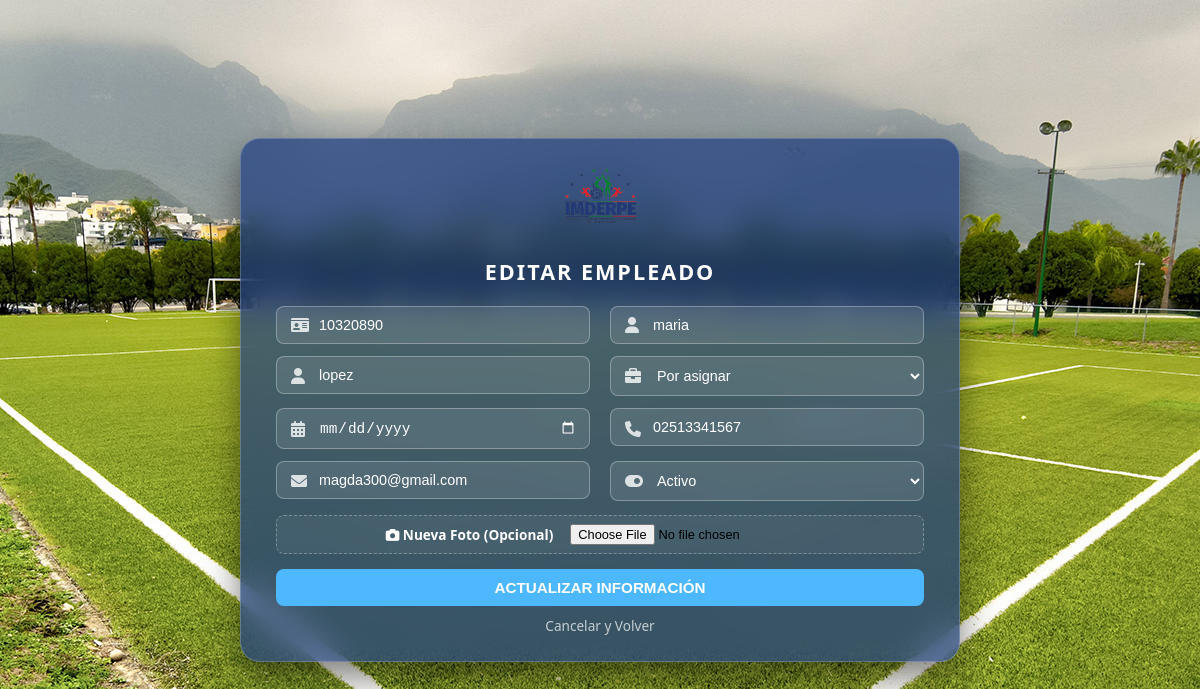
The page /vista/editar_empleado.php?id=1 on the database as committed earlier.
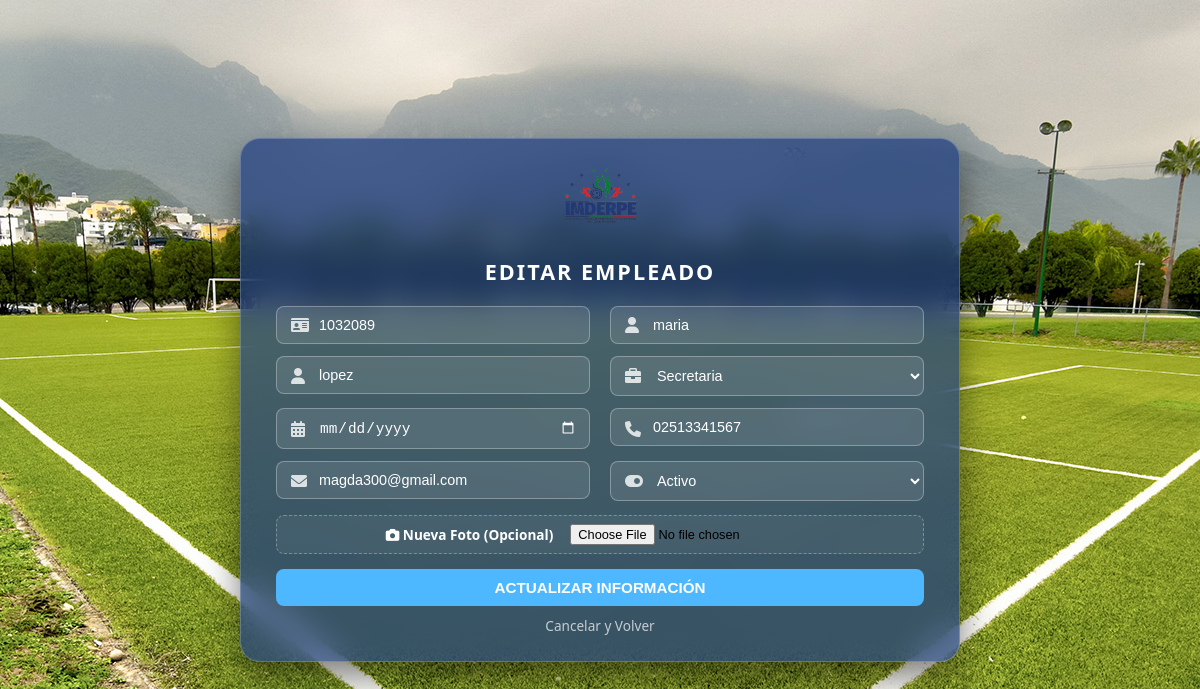
The same page on the database as committed later.
### tables this page shows
CREATE TABLE `empleados` (
  `id` int(11) NOT NULL,
  `cedula` varchar(8) NOT NULL,
  `nombre` varchar(100) NOT NULL,
  `apellido` varchar(100) NOT NULL,
  `foto` varchar(255) NOT NULL DEFAULT 'defaultavatar.png',
  `cargo` enum('Por asignar','Presidente','Administrador','Jefe de Planificación','Jefe de la Oficina de la OAC','Promotor Deportivo','Médica','Supervisor Deportivo','Asistente Administrativo','Secretaria','Entrenador Deportivo','Analista de RRHH','Obrero Fijo','Obrero Contratado') NOT NULL DEFAULT 'Por asignar',
  `telefono` varchar(20) NOT NULL,
  `correo` varchar(100) NOT NULL,
  `estado` enum('activo','inactivo') NOT NULL,
  `fecha_ingreso` date DEFAULT NULL
);

### vista/editar_empleado.php (the view, shortened to what this page needs)
<?php
require_once '../controlador/conexion.php';
if (isset($_GET['id'])) {
    $id = intval($_GET['id']);
    $sql = "SELECT * FROM empleados WHERE id = $id";
    $resultado = $conexion->query($sql);
    $empleado = $resultado->fetch_assoc();
} else {
    header("Location: ver_empleados.php");
    exit();
}
?>
<!DOCTYPE html>
<html lang="es">
<head>
    <link rel="stylesheet" href="../estilo/style7.css">
    <link rel="stylesheet" href="https://cdnjs.cloudflare.com/ajax/libs/font-awesome/6.0.0/css/all.min.css">
</head>
<body>
    <div class="login-container">
        <form action="../controlador/controlador_editar_empleado.php" method="POST" enctype="multipart/form-data" class="glass-form">
            <div class="logo-container">
                <img src="../estilo/logo.png" alt="Logo IMDERPE" class="logo-form">
            </div>
            <h2 class="form-title">Editar Empleado</h2>
            <div class="form-grid">
                <div class="input-group">
                    <i class="fas fa-id-card"></i>
                    <input type="text" name="cedula" value="<?php echo htmlspecialchars($empleado['cedula']); ?>" placeholder="Cédula de Identidad" required>
                </div>
                <div class="input-group">
                    <i class="fas fa-user"></i>
                    <input type="text" name="nombre" value="<?php echo htmlspecialchars($empleado['nombre']); ?>" placeholder="Nombres" required>
                </div>
                <div class="input-group">
                    <i class="fas fa-user"></i>
                    <input type="text" name="apellido" value="<?php echo htmlspecialchars($empleado['apellido']); ?>" placeholder="Apellidos" required>
                </div>
                <div class="input-group">
                    <i class="fas fa-briefcase"></i>
                    <select name="cargo" required>
                        <option value="Por asignar" <?php echo ($empleado['cargo'] == 'Por asignar') ? 'selected' : ''; ?>>Por asignar</option>
                        <option value="Secretaria" <?php echo ($empleado['cargo'] == 'Secretaria') ? 'selected' : ''; ?>>Secretaria</option>
                    </select>
                </div>
                <div class="input-group">
                    <i class="fas fa-calendar-alt"></i>
                    <input type="date" name="fecha_ingreso" value="<?php echo $empleado['fecha_ingreso']; ?>" title="Fecha de Ingreso">
                </div>
                <div class="input-group">
                    <i class="fas fa-phone"></i>
                    <input type="text" name="telefono" value="<?php echo htmlspecialchars($empleado['telefono']); ?>" placeholder="Número de Teléfono" required>
                </div>
                <div class="input-group">
                    <i class="fas fa-envelope"></i>
                    <input type="email" name="correo" value="<?php echo htmlspecialchars($empleado['correo']); ?>" placeholder="Correo Electrónico" required>
                </div>
                <div class="input-group">
                    <i class="fas fa-toggle-on"></i>
                    <select name="estado" required>
                        <option value="activo" <?php echo ($empleado['estado'] == 'activo') ? 'selected' : ''; ?>>Activo</option>
                    </select>
                </div>
            </div>
            <div class="file-group">
                <label class="file-label" for="foto">
                    <i class="fas fa-camera"></i> Nueva Foto (Opcional)
                </label>
                <input type="file" id="foto" name="foto" accept="image/*">
            </div>
            <div class="action-row">
                <button type="submit" class="btn-update">Actualizar Información</button>
                <a href="ver_empleados.php" class="btn-cancel">Cancelar y Volver</a>
            </div>
        </form>
    </div>
</body>
</html>

Rows that differ between the two databases and show on the page:
changed empleados "maria": cedula "10320890" → "1032089"; cargo (not shown) → "Secretaria"
Other text that changed with them:
form field cargo: "Por asignar" → (not shown)
